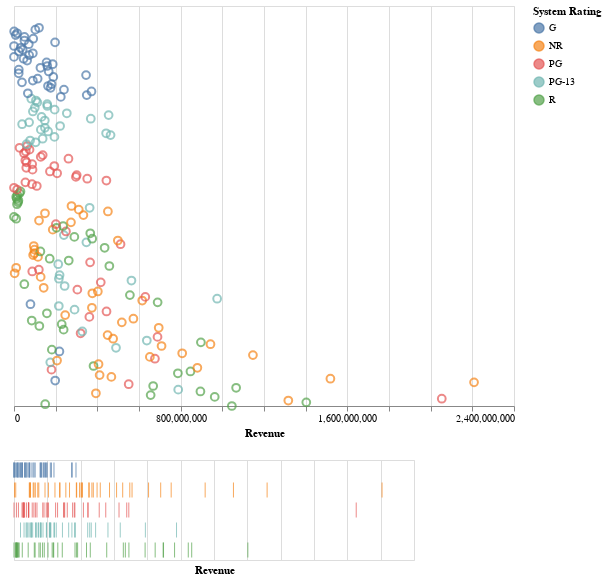

The notebook cell saved with this chart:
### Markdown cell above
This is the blueprint for creating the fourth visualization Revenue of Movies, Altair will be used to create this graph.

__Blueprint:__
   - The format of the dataframe needed for this graph is the same as the previous datarame that was created.
   
   - The style of this graph is the Dot Dash Plot which is found in Altairs Gallery. It is a scatter plot with a x-axis and a y-axis. The x-axis shows the revenue of each movie and the y-axis is not visible. The Dot Dash plots are scatter plot with trick marks protraying the minute seperation of the amount of items in each category within the selection. To create a selection create a box by dragging the mouse. When the mouse hovers over the pionts it projects the name, system rating and the revenue of the movie.

### Code cell
brush= alt.selection(type='interval')# creates selective box
base = alt.Chart(dataframe2).add_selection(brush)

# scatter plot
points1=base.mark_point(size=60).encode(
       y=alt.Y('Range',title='',axis=None),# y-axis
       x = alt.X('Revenue:Q',title='Revenue'),# x-axis
       # interactive shows name,system rating and revenue of movies selected
       tooltip=['Name','System Rating','Revenue of Movie'],
       # color of selective box
       color=alt.condition(brush,'System Rating',alt.value('grey'))).properties(height=400,width=500)

tick_axis=alt.Axis(labels=False,domain=False,ticks=False)# cretes dot dash plot

# dot dash plot
x_ticks=base.mark_tick().encode(
    alt.X('Revenue',axis=tick_axis),# x-axis
    alt.Y('System Rating',axis=tick_axis,title=''),# y-axis
    # interactive shows name, system rating and revenue of movies selected
    tooltip = ['Name','System Rating','Revenue of Movie'],
    # color of selective box
    color=alt.condition(brush,'System Rating',alt.value('lightgrey')))
points1&x_ticks# the two graphs combined

### Figure 1 — Vega-Lite specification as saved in the notebook (floating-point values rounded to 4 significant figures; data arrays with more than 128 entries replaced by an {"elided": "..."} marker saying what was removed)
{"config": {"view": {"continuousWidth": 400, "continuousHeight": 300}}, "vconcat": [{"mark": {"type": "point", "size": 60}, "encoding": {"color": {"condition": {"type": "nominal", "field": "System Rating", "selection": "selector002"}, "value": "grey"}, "tooltip": [{"type": "nominal", "field": "Name"}, {"type": "nominal", "field": "System Rating"}, {"type": "nominal", "field": "Revenue of Movie"}], "x": {"type": "quantitative", "field": "Revenue", "title": "Revenue"}, "y": {"type": "quantitative", "axis": null, "field": "Range", "title": ""}}, "height": 400, "selection": {"selector002": {"type": "interval"}}, "width": 500}, {"mark": "tick", "encoding": {"color": {"condition": {"type": "nominal", "field": "System Rating", "selection": "selector002"}, "value": "lightgrey"}, "tooltip": [{"type": "nominal", "field": "Name"}, {"type": "nominal", "field": "System Rating"}, {"type": "nominal", "field": "Revenue of Movie"}], "x": {"type": "quantitative", "axis": {"domain": false, "labels": false, "ticks": false}, "field": "Revenue"}, "y": {"type": "nominal", "axis": {"domain": false, "labels": false, "ticks": false}, "field": "System Rating", "title": ""}}, "selection": {"selector002": {"type": "interval"}}}], "data": {"name": "data-bc7cc8a9a1c65e72f070f6d5b365ebab"}, "$schema": "https://vega.github.io/schema/vega-lite/v4.8.1.json", "datasets": {"data-bc7cc8a9a1c65e72f070f6d5b365ebab": {"elided": "209 records"}}}
